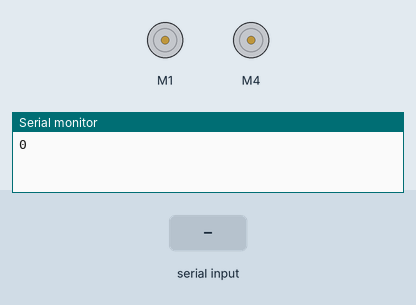
Simulated run of this sketch. Board: Arduino Uno, built with avr-gcc and run on an emulated ATmega328P. On the bench: 2 × DC motor (green arrow = forward, orange = backward, longer = faster), the last lines printed to the serial monitor. The test bench sets the inputs (shaded band).

Above: at 1.2 s.
1.3 s: "w" received over the second serial link
At 2.5 s:
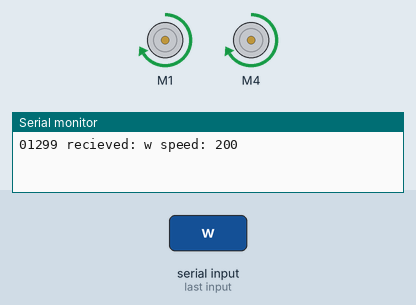
2.8 s: "s" received over the second serial link
At 3.6 s:
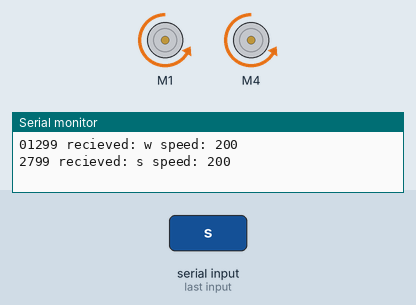
4.3 s: "d" received over the second serial link
At 4.8 s:
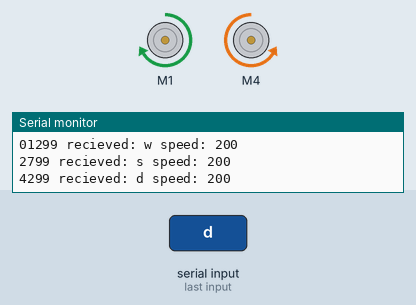
5.8 s: "a" received over the second serial link
At 7.0 s:
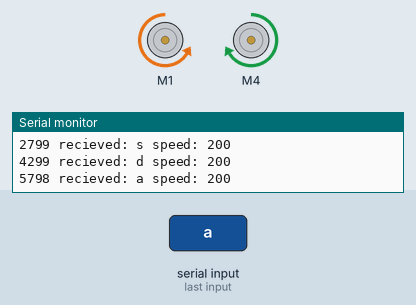
7.3 s: "c" received over the second serial link
At 8.3 s:
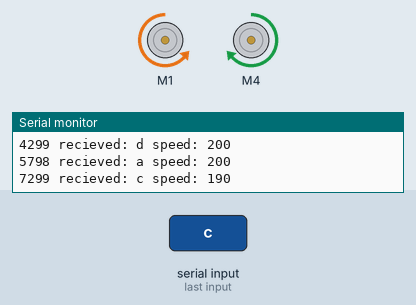
8.8 s: "w" received over the second serial link
At 9.4 s:
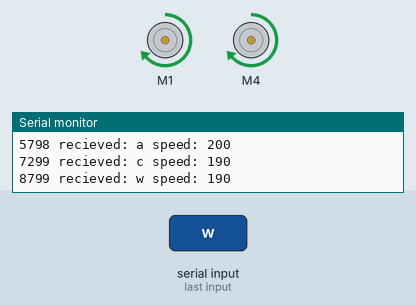
Timing chart, 0 to 11.3 s (numbered marks = the images above; inputs shaded):
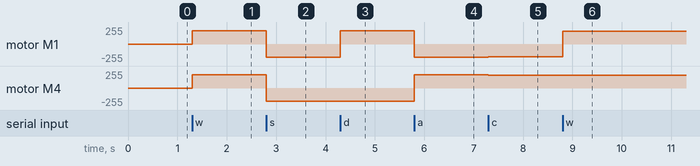

Measured:
- after the input at 1.3 s, motor M1, motor M4: stopped → forward 200/255 at once
- after the input at 2.8 s, motor M1, motor M4: forward 200/255 → backward 200/255 at once
- after the input at 4.3 s, motor M1: backward 200/255 → forward 200/255 at once
- after the input at 5.8 s, motor M1: forward 200/255 → backward 200/255 at once; motor M4: backward 200/255 → forward 200/255 at once
- after the input at 7.3 s, motor M1: backward 200/255 → backward 190/255 at once; motor M4: forward 200/255 → forward 190/255 at once
- after the input at 8.8 s, motor M1: backward 190/255 → forward 190/255 at once

The sketch:

T100_2024.ino
```cpp
// updated driver for my old T100 from 2018 to run with Galaxy Note10 and iPhone 11

#include <AFMotor.h> // download from subdirectory 'library' here and install zip file
#include <SoftwareSerial.h>  // updated to match T300 with key assignment

#define LED_PIN 13

AF_DCMotor motor1(1, MOTOR12_64KHZ); // create motor #1, 64KHz pwm
AF_DCMotor motor4(4, MOTOR12_64KHZ); // create motor #2, 64KHz pwm
SoftwareSerial BTSerial(A0, 3);   // RX | TX  -  pin 2 creates errors on my motor shield, analog pin is fine ...
char BTinput = '0';
int speed = 200;
byte react_to_zero = 1;
byte received_speed_change = 0;

void setup() {
  motor1.setSpeed(100);
  motor4.setSpeed(100);     // set the speed to 200/255
  BTSerial.begin(38400);    // its not 9600 - this drove me nuts! HC-10 default speed?
  Serial.begin(57600);      // just to check while programming
  Serial.print( BTinput );
}

void loop() {
  if (BTSerial.available())
  {
    BTinput = BTSerial.read();
    if (BTinput == 'w')      // forward  - A
    {
      motor1.run(FORWARD);
      motor4.run(FORWARD);
    }
    if (BTinput == 's')      // backward - C
    {
      motor1.run(BACKWARD);
      motor4.run(BACKWARD);
    }
    if (BTinput == 'd')      // left     - D
    {
      motor1.run(FORWARD);
      motor4.run(BACKWARD);
    }
    if (BTinput == 'a')      // right    - B
    {
      motor1.run(BACKWARD);
      motor4.run(FORWARD);
    }
    if (BTinput == 'b')      // that's the "X" key      - G
    {
      motor1.run(RELEASE);      // stopped
      motor4.run(RELEASE);
    }
    if (BTinput == 'x')  // faster - plus 10  - circle  - F
    {
      speed = speed + 10;
      received_speed_change = 1;
    }
    if (BTinput == 'c')  // slower - minus 10 - square  - H
    {
      speed = speed - 10;
      received_speed_change = 1;
    }
    if (BTinput == 'v')  // Toggle response to zero
    {
      if (react_to_zero == 1) {
        react_to_zero = 0;
      }
      else {
        react_to_zero = 1;
      }
    }
    if (BTinput == '0')  // stop signal received
    {
      if ((received_speed_change == 0) && (react_to_zero == 1)) {
        motor1.run(RELEASE);      // stopped
        motor4.run(RELEASE);
      }
    }

    if( speed > 255 ) speed = 255;
    if( speed < 0   ) speed = 0;
    received_speed_change = 0;
    motor1.setSpeed(speed);
    motor4.setSpeed(speed);
    Serial.print(millis());
    Serial.print(" recieved: ");
    Serial.print( BTinput );
    Serial.print(" speed: ");
    Serial.println( speed );
  }
}
```
